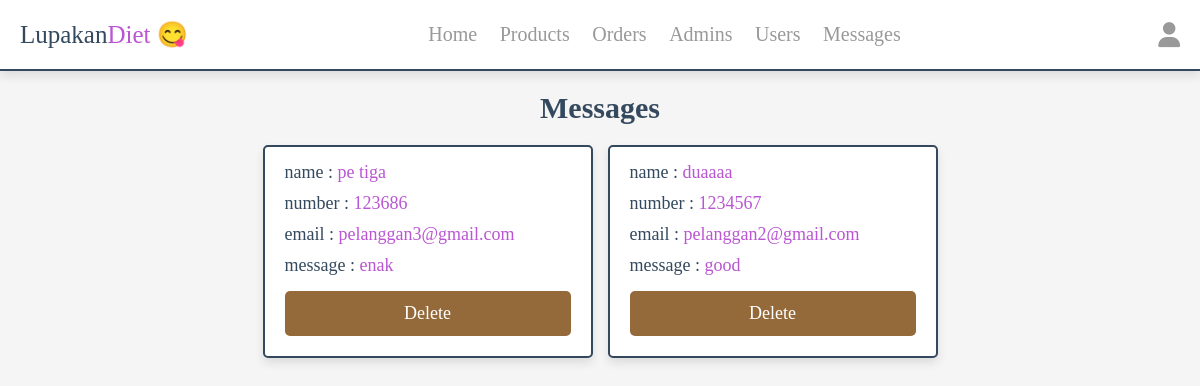
/admin/messages.php (signed in), run on the app's committed database.
### tables this page shows
CREATE TABLE `messages` (
  `id` int(100) NOT NULL,
  `user_id` int(100) NOT NULL,
  `name` varchar(100) NOT NULL,
  `email` varchar(100) NOT NULL,
  `number` varchar(12) NOT NULL,
  `message` varchar(500) NOT NULL
);

### admin/messages.php (the view, shortened to what this page needs)
<?php
include '../components/connect.php';
?>
<!DOCTYPE html>
<html lang="en">
<head>
   <link rel="stylesheet" href="https://cdnjs.cloudflare.com/ajax/libs/font-awesome/6.1.1/css/all.min.css">
   <link rel="stylesheet" href="../css/admin_style.css">
</head>
<body>
<?php include '../components/admin_header.php' ?>
<section class="messages">
   <h1 class="heading">messages</h1>
   <div class="box-container">
   <?php
      $select_messages = $conn->prepare("SELECT * FROM `messages`");
      $select_messages->execute();
      if($select_messages->rowCount() > 0){
         while($fetch_messages = $select_messages->fetch(PDO::FETCH_ASSOC)){
   ?>
   <div class="box">
      <p> name : <span><?= $fetch_messages['name']; ?></span> </p>
      <p> number : <span><?= $fetch_messages['number']; ?></span> </p>
      <p> email : <span><?= $fetch_messages['email']; ?></span> </p>
      <p> message : <span><?= $fetch_messages['message']; ?></span> </p>
      <a href="messages.php?delete=<?= $fetch_messages['id']; ?>" class="delete-btn" onclick="return confirm('delete this message?');">delete</a>
   </div>
   <?php
         }
      }else{
         echo '<p class="empty">you have no messages</p>';
      }
   ?>
   </div>
</section>
</body>
</html>

### css/admin_style.css (style rules this page uses)
:root { --main-color:#BA55D3; --red: #946a3b; --orange: #d39755; --black:#34495e; --white:#fff; --light-bg:#f5f5f5; --light-color:#999; --border:.2rem solid var(--black); --box-shadow:0 .5rem 1rem rgba(0,0,0,.1); }
* { font-family: Candara; margin:0; padding:0; box-sizing: border-box; text-decoration: none; outline: none; border:none; }
html { font-size: 62.5%; overflow-x: hidden; }
body { background-color: var(--light-bg); }
section { max-width: 1200px; margin:0 auto; padding:2rem; }
.btn, .delete-btn, .option-btn { display: block; margin-top: 1rem; border-radius: .5rem; cursor: pointer; width: 100%; font-size: 1.8rem; color:var(--white); padding:1.2rem 3rem; text-transform: capitalize; text-align: center; }
.delete-btn { background-color: var(--red); }
.heading { text-align: center; margin-bottom: 2rem; text-transform: capitalize; color:var(--black); font-size: 3rem; }
.messages .box-container { display: grid; grid-template-columns: repeat(auto-fit, 33rem); gap:1.5rem; justify-content: center; align-items: flex-start; }
.messages .box-container .box { background-color: var(--white); border-radius: .5rem; box-shadow: var(--box-shadow); border:var(--border); padding:2rem; padding-top: 1rem; }
.messages .box-container .box p { padding: .5rem 0; font-size: 1.8rem; color:var(--black); }
.messages .box-container .box p span { color:var(--main-color); }

### data on the page
messages: name "pe tiga", number "123686", email "pelanggan3@gmail.com", message "enak"
messages: name "duaaaa", number "1234567", email "pelanggan2@gmail.com", message "good"
